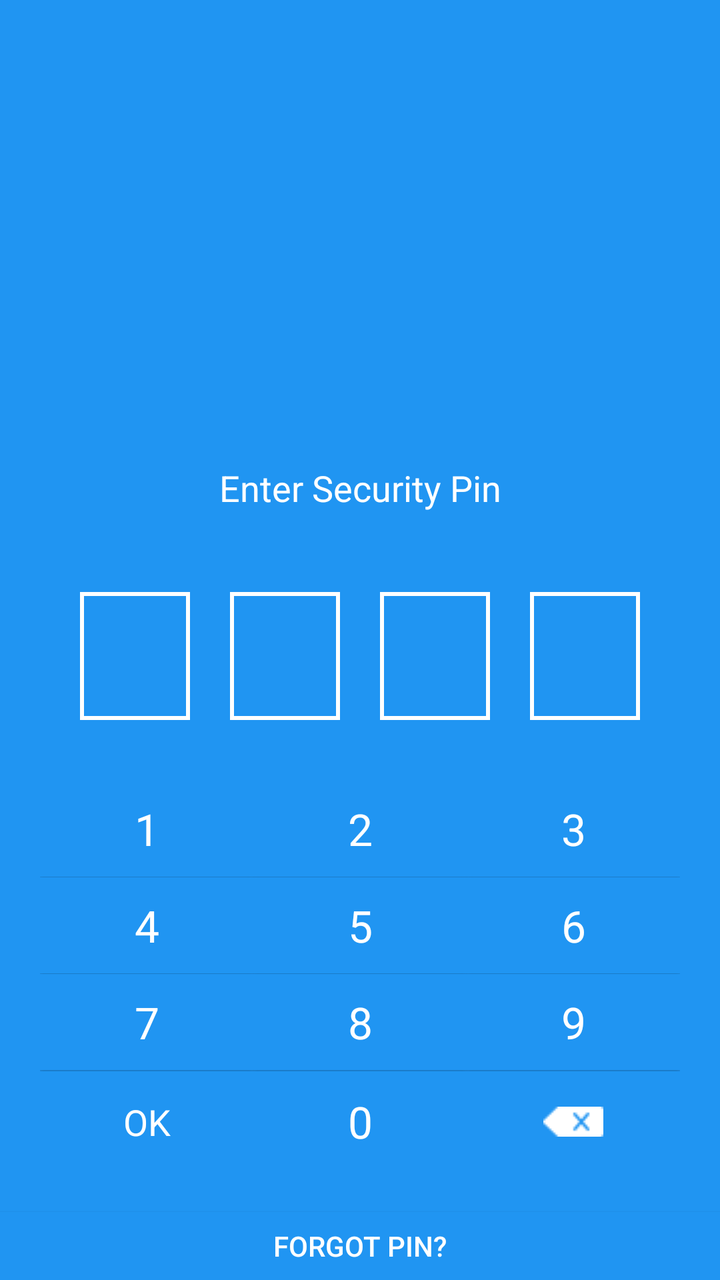
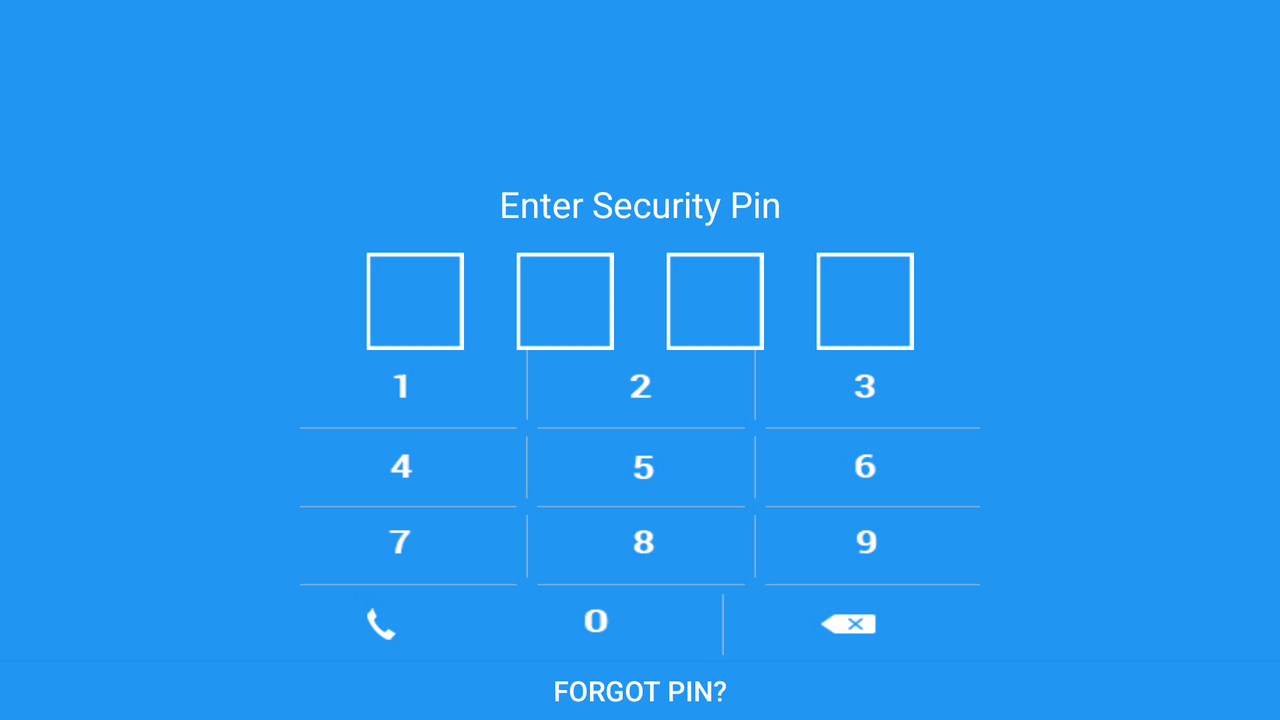

One screen, two layout resources from the same app: the default and the repository's alternative for another configuration. Each is rendered where Android would select it; the XML of both is given below.
<!-- AndroidManifest.xml: application theme AppTheme -->
<!-- res/layout/pin_login_activity.xml -->
<?xml version="1.0" encoding="utf-8"?>
<LinearLayout xmlns:android="http://schemas.android.com/apk/res/android"
android:orientation="vertical" android:layout_width="match_parent"
android:layout_height="match_parent"
android:background="#2095f2"
    >



<LinearLayout
    android:layout_width="match_parent"
    android:layout_height="0dp" android:layout_weight="6"></LinearLayout>
<LinearLayout
    android:layout_width="match_parent"
    android:layout_height="0dp"


    android:orientation="vertical"
    android:layout_weight="5">

    <TextView
        android:layout_width="match_parent"
android:gravity="center"
        android:layout_height="0dp"
        android:layout_weight=".7"
        android:textColor="@color/white"
        android:textAppearance="?android:attr/textAppearanceMedium"
        android:text="@string/enter_security_pin"
        android:id="@+id/textView2" />



    <LinearLayout
        android:layout_width="match_parent"
        android:orientation="horizontal"
        android:paddingLeft="30dp"
        android:paddingRight="30dp" android:layout_weight=".7"
        android:layout_height="0dp">




        <ImageView
            android:layout_width="0dp"
            android:layout_weight="1"
            android:layout_margin="10dp"
            android:layout_height="match_parent"
            android:background="@drawable/pinbox_xml"
            android:id="@+id/login_pin_1a" />




        <ImageView
            android:layout_width="0dp"
            android:layout_weight="1"
            android:layout_margin="10dp"
            android:layout_height="match_parent"
            android:background="@drawable/pinbox_xml"
            android:id="@+id/login_pin_1b" />
        <ImageView
        android:layout_width="0dp"
        android:layout_weight="1"
            android:layout_margin="10dp"
        android:layout_height="match_parent"
            android:background="@drawable/pinbox_xml"
        android:id="@+id/login_pin_1c" />
        <ImageView
            android:layout_width="0dp"
            android:layout_weight="1"
            android:layout_margin="10dp"
            android:layout_height="match_parent"
            android:background="@drawable/pinbox_xml"
            android:id="@+id/login_pin_1d" />


    </LinearLayout>


</LinearLayout>
    <LinearLayout
        android:layout_width="match_parent"
        android:layout_height="0dp" android:layout_weight="7"
        android:padding="20dp"
        android:orientation="vertical"
        android:background="#2095f2">




        <LinearLayout
            android:layout_width="match_parent"
            android:layout_height="wrap_content"
            android:orientation="horizontal"
            android:layout_weight="1">

            <Button
                android:layout_width="0dp"
                android:layout_weight="1"
                android:textColor="#FFFFFF"
                android:background="#2095f2"
                android:textAppearance="?android:attr/textAppearanceLarge"
                android:layout_height="wrap_content"
                android:text="1"
                android:id="@+id/register_pin_img_btn_1" />

            <Button
                android:layout_width="0dp"
                android:layout_weight="1"
                android:background="#2095f2"
                android:textAppearance="?android:attr/textAppearanceLarge"
                android:textColor="#FFFFFF"
                android:layout_height="wrap_content"
                android:text="2"
                android:id="@+id/register_pin_img_btn_2" />
            <Button
                android:layout_width="0dp"
                android:layout_weight="1"
                android:background="#2095f2"
                android:textAppearance="?android:attr/textAppearanceLarge"
                android:textColor="#FFFFFF"
                android:layout_height="wrap_content"
                android:text="3"
                android:id="@+id/register_pin_img_btn_3" />


        </LinearLayout>
        <LinearLayout
            android:layout_width="match_parent"
            android:layout_height="wrap_content"
            android:orientation="horizontal"
            android:layout_weight="1">

            <Button
                android:layout_width="0dp"
                android:layout_weight="1"
                android:textColor="#FFFFFF"
                android:background="#2095f2"
                android:textAppearance="?android:attr/textAppearanceLarge"
                android:layout_height="wrap_content"
                android:text="4"
                android:id="@+id/register_pin_img_btn_4" />

            <Button
                android:layout_width="0dp"
                android:layout_weight="1"
                android:background="#2095f2"
                android:textAppearance="?android:attr/textAppearanceLarge"
                android:textColor="#FFFFFF"
                android:layout_height="wrap_content"
                android:text="5"
                android:id="@+id/register_pin_img_btn_5" />
            <Button
                android:layout_width="0dp"
                android:layout_weight="1"
                android:background="#2095f2"
                android:textAppearance="?android:attr/textAppearanceLarge"
                android:textColor="#FFFFFF"
                android:layout_height="wrap_content"
                android:text="6"
                android:id="@+id/register_pin_img_btn_6" />



        </LinearLayout>
        <LinearLayout
            android:layout_width="match_parent"
            android:layout_height="wrap_content"
            android:orientation="horizontal"
            android:layout_weight="1">


            <Button
                android:layout_width="0dp"
                android:layout_weight="1"
                android:textColor="#FFFFFF"
                android:background="#2095f2"
                android:textAppearance="?android:attr/textAppearanceLarge"
                android:layout_height="wrap_content"
                android:text="7"
                android:id="@+id/register_pin_img_btn_7" />

            <Button
                android:layout_width="0dp"
                android:layout_weight="1"
                android:background="#2095f2"
                android:textAppearance="?android:attr/textAppearanceLarge"
                android:textColor="#FFFFFF"
                android:layout_height="wrap_content"
                android:text="8"
                android:id="@+id/register_pin_img_btn_8" />
            <Button
                android:layout_width="0dp"
                android:layout_weight="1"
                android:background="#2095f2"
                android:textAppearance="?android:attr/textAppearanceLarge"
                android:textColor="#FFFFFF"
                android:layout_height="wrap_content"
                android:text="9"
                android:id="@+id/register_pin_img_btn_9" />


        </LinearLayout>

        <LinearLayout
            android:layout_width="match_parent"
            android:layout_height="wrap_content"
            android:orientation="horizontal"
            android:layout_weight="1">

            <Button
                android:layout_width="0dp"
                android:layout_weight="1"
                android:textColor="#FFFFFF"
                android:background="#2095f2"
                android:textAppearance="?android:attr/textAppearanceMedium"
                android:layout_height="match_parent"
                android:text="OK"
                android:id="@+id/register_pin_img_btn_ok" />

            <Button
                android:layout_width="0dp"
                android:layout_weight="1"
                android:textColor="#FFFFFF"
                android:background="#2095f2"

                android:textAppearance="?android:attr/textAppearanceLarge"
                android:layout_height="match_parent"
                android:text="0"
                android:id="@+id/register_pin_img_btn_0" />
            <ImageButton
                android:layout_width="0dp"
                android:elevation="2dp"
                android:layout_height="match_parent"
                android:layout_gravity="center_vertical"
                android:id="@+id/register_pin_img_btn_erase"
                android:background="#2095f2"
                android:src="@drawable/keypad_erase"
                android:layout_weight="1" />

        </LinearLayout>

</LinearLayout>

    <Button
        android:layout_width="match_parent"
        android:layout_height="0dp"
        android:textColor="#FFFFFF"
        android:text="@string/Forgot_pin"
        android:id="@+id/button"
        android:background="#2095f2"
        android:layout_gravity="center_horizontal"
        android:layout_weight="1" />


</LinearLayout>
<!-- resources referenced by this layout -->
<resources>
  <color name="white">#ffffff</color>
  <!-- drawable keypad_erase: png bitmap (drawable, 1282 bytes) -->
  <!-- drawable pinbox_xml (drawable) -->
  <?xml version="1.0" encoding="utf-8"?>
  <shape
      xmlns:android="http://schemas.android.com/apk/res/android"
      android:shape="rectangle">
  
      
      <solid android:color="#2095f2" />
  
      
      <stroke
          android:width="2dp"
          android:color="#FFFFFF" />
  
      
      <padding
          android:left="30dp"
          android:right="30dp"
          android:top="30dp"
          android:bottom="30dp" />
  </shape>
  <string name="Forgot_pin">Forgot Pin?</string>
  <string name="enter_security_pin">Enter Security Pin</string>
  <!-- from res/values-v21/ -->
  <style name="AppTheme" parent="Theme.AppCompat.Light.NoActionBar">
          
          <item name="android:colorPrimaryDark">@color/statusbarcolor</item>
      </style>
  <color name="statusbarcolor">#1c6ba9</color>
</resources>
<!-- res/layout-land/pin_login_activity.xml (the repository's variant of the layout above) -->
<!-- drawn on the phone turned sideways -->
<?xml version="1.0" encoding="utf-8"?>
<LinearLayout xmlns:android="http://schemas.android.com/apk/res/android"
android:orientation="vertical" android:layout_width="match_parent"
android:layout_height="match_parent"
android:background="#2095f2"
    >



<LinearLayout
    android:layout_width="match_parent"
    android:layout_height="0dp" android:layout_weight="4"></LinearLayout>
<LinearLayout
    android:layout_width="match_parent"
    android:layout_height="0dp"


    android:orientation="vertical"
    android:layout_weight="5">

    <TextView
        android:layout_width="match_parent"
android:gravity="center"
        android:layout_height="0dp"
        android:layout_weight=".7"
        android:textColor="#FFFFFF"
        android:textAppearance="?android:attr/textAppearanceMedium"
        android:text="@string/enter_security_pin"
        android:id="@+id/textView2" />



    <LinearLayout
        android:layout_width="match_parent"
        android:orientation="horizontal"    android:paddingLeft="170dp"
        android:paddingRight="170dp" android:layout_weight=".7"
        android:layout_height="0dp">
        <ImageView
            android:layout_width="0dp"
            android:layout_weight="1"
            android:layout_height="wrap_content"
            android:src="@drawable/pin_box"
            android:id="@+id/login_pin_1a" />
        <ImageView
            android:layout_width="0dp"
            android:layout_weight="1"
            android:layout_height="wrap_content"

            android:src="@drawable/pin_box"
            android:id="@+id/login_pin_1b" />
        <ImageView
            android:layout_width="0dp"
            android:layout_weight="1"
            android:layout_height="wrap_content"
            android:src="@drawable/pin_box"
            android:id="@+id/login_pin_1c" />
        <ImageView
            android:layout_width="0dp"
            android:layout_weight="1"
            android:layout_height="wrap_content"
            android:src="@drawable/pin_box"

            android:id="@+id/login_pin_1d" />
    </LinearLayout>


</LinearLayout>
<LinearLayout
    android:layout_width="match_parent"
    android:layout_height="0dp" android:layout_weight="8"
   android:paddingLeft="150dp"
   android:paddingRight="150dp"
    android:orientation="vertical"
    android:background="#2095f2">




    <LinearLayout
        android:layout_width="match_parent"
        android:layout_height="wrap_content"
        android:orientation="horizontal"
        android:layout_weight="1">
        <ImageButton
            android:layout_width="wrap_content"
            android:layout_height="wrap_content"
            android:id="@+id/register_pin_img_btn_1"
            android:background="@drawable/keypad_1"
            android:layout_weight="1" />
        <ImageButton
            android:layout_width="wrap_content"
            android:layout_height="wrap_content"
            android:id="@+id/register_pin_img_btn_2"
            android:background="@drawable/keypad_2"
            android:layout_weight="1" />
        <ImageButton
            android:layout_width="wrap_content"
            android:layout_height="wrap_content"
            android:id="@+id/register_pin_img_btn_3"
            android:background="@drawable/keypad_3"
            android:layout_weight="1" />
    </LinearLayout>
    <LinearLayout
        android:layout_width="match_parent"
        android:layout_height="wrap_content"
        android:orientation="horizontal"
        android:layout_weight="1">
        <ImageButton
            android:layout_width="wrap_content"
            android:layout_height="wrap_content"
            android:id="@+id/register_pin_img_btn_4"
            android:background="@drawable/keypad_4"
            android:layout_weight="1" />
        <ImageButton
            android:layout_width="wrap_content"
            android:layout_height="wrap_content"
            android:id="@+id/register_pin_img_btn_5"
            android:background="@drawable/keypad_5"
            android:layout_weight="1" />
        <ImageButton
            android:layout_width="wrap_content"
            android:layout_height="wrap_content"
            android:id="@+id/register_pin_img_btn_6"
            android:background="@drawable/keypad_6"
            android:layout_weight="1" />
    </LinearLayout>
    <LinearLayout
        android:layout_width="match_parent"
        android:layout_height="wrap_content"
        android:orientation="horizontal"
        android:layout_weight="1">
        <ImageButton
            android:layout_width="wrap_content"
            android:layout_height="wrap_content"
            android:id="@+id/register_pin_img_btn_7"
            android:background="@drawable/keypad_7"
            android:layout_weight="1" />
        <ImageButton
            android:layout_width="wrap_content"
            android:layout_height="wrap_content"
            android:id="@+id/register_pin_img_btn_8"
            android:background="@drawable/keypad_8"
            android:layout_weight="1" />
        <ImageButton
            android:layout_width="wrap_content"
            android:layout_height="wrap_content"
            android:id="@+id/register_pin_img_btn_9"
            android:background="@drawable/keypad_9"
            android:layout_weight="1" />
    </LinearLayout>

    <LinearLayout
        android:layout_width="match_parent"
        android:layout_height="wrap_content"
        android:orientation="horizontal"
        android:layout_weight="1">
        <ImageButton
            android:layout_width="wrap_content"
            android:layout_height="wrap_content"
            android:id="@+id/register_pin_img_btn_ok"
            android:background="@drawable/keypad__call"
            android:layout_weight="1" />
        <ImageButton
            android:layout_width="wrap_content"
            android:layout_height="wrap_content"
            android:id="@+id/register_pin_img_btn_0"
            android:background="@drawable/keypad_0"
            android:layout_weight="1" />
        <ImageButton
            android:layout_width="wrap_content"
            android:layout_height="wrap_content"
            android:id="@+id/register_pin_img_btn_erase"
            android:background="@drawable/keypad_erace"
            android:layout_weight="1" />
    </LinearLayout>


</LinearLayout>
    <Button
        android:layout_width="match_parent"
        android:layout_height="0dp"
        android:textColor="#FFFFFF"
        android:text="@string/Forgot_pin"
        android:id="@+id/button"
        android:background="#2095f2"
        android:layout_gravity="center_horizontal"
        android:layout_weight="1.5" />


</LinearLayout>
<!-- resources referenced by the variant -->
<!-- as the phone turned sideways resolves them -->
<resources>
  <!-- drawable keypad_0: jpg bitmap (drawable, 2613 bytes) -->
  <!-- drawable keypad_1: jpg bitmap (drawable, 2966 bytes) -->
  <!-- drawable keypad_2: jpg bitmap (drawable, 3292 bytes) -->
  <!-- drawable keypad_3: jpg bitmap (drawable, 3128 bytes) -->
  <!-- drawable keypad_4: jpg bitmap (drawable, 2793 bytes) -->
  <!-- drawable keypad_5: jpg bitmap (drawable, 3631 bytes) -->
  <!-- drawable keypad_6: jpg bitmap (drawable, 3092 bytes) -->
  <!-- drawable keypad_7: jpg bitmap (drawable, 3161 bytes) -->
  <!-- drawable keypad_8: jpg bitmap (drawable, 3414 bytes) -->
  <!-- drawable keypad_9: jpg bitmap (drawable, 2884 bytes) -->
  <!-- drawable keypad__call: jpg bitmap (drawable, 3035 bytes) -->
  <!-- drawable keypad_erace: jpg bitmap (drawable, 3067 bytes) -->
  <!-- drawable pin_box: jpg bitmap (drawable, 1762 bytes) -->
  <string name="Forgot_pin">Forgot Pin?</string>
  <string name="enter_security_pin">Enter Security Pin</string>
  <!-- from res/values-v21/ -->
  <style name="AppTheme" parent="Theme.AppCompat.Light.NoActionBar">
          
          <item name="android:colorPrimaryDark">@color/statusbarcolor</item>
      </style>
  <color name="statusbarcolor">#1c6ba9</color>
</resources>
